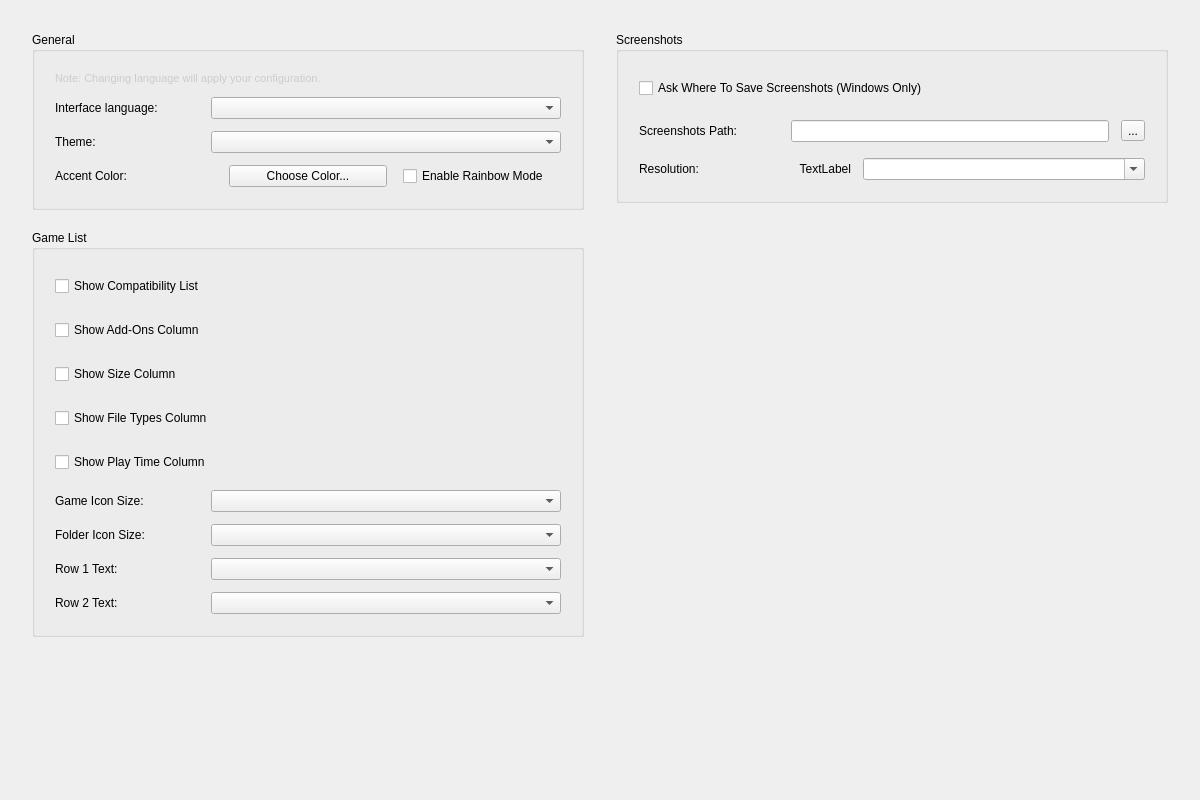
<?xml version="1.0" encoding="UTF-8"?>
<ui version="4.0">
    <class>ConfigureUi</class>
    <widget class="QWidget" name="ConfigureUi">
        <property name="geometry">
            <rect>
                <x>0</x>
                <y>0</y>
                <width>1200</width>
                <height>800</height>
            </rect>
        </property>
        <property name="minimumSize">
            <size>
                <width>1000</width>
                <height>600</height>
            </size>
        </property>
        <property name="windowTitle">
            <string>Form</string>
        </property>
        <property name="accessibleName">
            <string>UI</string>
        </property>
        <property name="styleSheet">
            <string>/* This stylesheet is a template. Placeholders like %%ACCENT_COLOR%% are replaced in C++. */</string>
        </property>
        <layout class="QHBoxLayout" name="mainHorizontalLayout">
            <property name="spacing">
                <number>32</number>
            </property>
            <property name="leftMargin">
                <number>32</number>
            </property>
            <property name="topMargin">
                <number>32</number>
            </property>
            <property name="rightMargin">
                <number>32</number>
            </property>
            <property name="bottomMargin">
                <number>32</number>
            </property>
            <item>
                <layout class="QVBoxLayout" name="leftColumnLayout">
                    <property name="spacing">
                        <number>20</number>
                    </property>
                    <item>
                        <widget class="QGroupBox" name="general_groupBox">
                            <property name="title">
                                <string>General</string>
                            </property>
                            <property name="minimumSize">
                                <size>
                                    <width>500</width>
                                    <height>0</height>
                                </size>
                            </property>
                            <layout class="QVBoxLayout" name="generalVerticalLayout">
                                <property name="spacing">
                                    <number>12</number>
                                </property>
                                <property name="leftMargin">
                                    <number>20</number>
                                </property>
                                <property name="topMargin">
                                    <number>20</number>
                                </property>
                                <property name="rightMargin">
                                    <number>20</number>
                                </property>
                                <property name="bottomMargin">
                                    <number>20</number>
                                </property>
                                <item>
                                    <widget class="QLabel" name="label_change_language_info">
                                        <property name="text">
                                            <string>Note: Changing language will apply your configuration.</string>
                                        </property>
                                        <property name="wordWrap">
                                            <bool>true</bool>
                                        </property>
                                        <property name="styleSheet">
                                            <string>color: #cccccc; font-size: 11px;</string>
                                        </property>
                                    </widget>
                                </item>
                                <item>
                                    <layout class="QHBoxLayout" name="languageLayout">
                                        <property name="spacing">
                                            <number>16</number>
                                        </property>
                                        <item>
                                            <widget class="QLabel" name="language_label">
                                                <property name="text">
                                                    <string>Interface language:</string>
                                                </property>
                                                <property name="minimumSize">
                                                    <size>
                                                        <width>140</width>
                                                        <height>0</height>
                                                    </size>
                                                </property>
                                            </widget>
                                        </item>
                                        <item>
                                            <widget class="QComboBox" name="language_combobox">
                                                <property name="sizePolicy">
                                                    <sizepolicy hsizetype="Expanding" vsizetype="Fixed">
                                                        <horstretch>0</horstretch>
                                                        <verstretch>0</verstretch>
                                                    </sizepolicy>
                                                </property>
                                            </widget>
                                        </item>
                                    </layout>
                                </item>
                                <item>
                                    <layout class="QHBoxLayout" name="themeLayout">
                                        <property name="spacing">
                                            <number>16</number>
                                        </property>
                                        <item>
                                            <widget class="QLabel" name="theme_label">
                                                <property name="text">
                                                    <string>Theme:</string>
                                                </property>
                                                <property name="minimumSize">
                                                    <size>
                                                        <width>140</width>
                                                        <height>0</height>
                                                    </size>
                                                </property>
                                            </widget>
                                        </item>
                                        <item>
                                            <widget class="QComboBox" name="theme_combobox">
                                                <property name="sizePolicy">
                                                    <sizepolicy hsizetype="Expanding" vsizetype="Fixed">
                                                        <horstretch>0</horstretch>
                                                        <verstretch>0</verstretch>
                                                    </sizepolicy>
                                                </property>
                                            </widget>
                                        </item>
                                    </layout>
                                </item>
                                <item>
                                    <layout class="QHBoxLayout" name="accentColorLayout">
                                        <property name="spacing">
                                            <number>16</number>
                                        </property>
                                        <item>
                                            <widget class="QLabel" name="accentColorLabel">
                                                <property name="text">
                                                    <string>Accent Color:</string>
                                                </property>
                                                <property name="minimumSize">
                                                    <size>
                                                        <width>140</width>
                                                        <height>0</height>
                                                    </size>
                                                </property>
                                            </widget>
                                        </item>
                                        <item>
                                            <widget class="QPushButton" name="accentColorButton">
                                                <property name="text">
                                                    <string>Choose Color...</string>
                                                </property>
                                            </widget>
                                        </item>
                                        <item>
                                            <widget class="QCheckBox" name="rainbowModeCheckBox">
                                                <property name="text">
                                                    <string>Enable Rainbow Mode</string>
                                                </property>
                                            </widget>
                                        </item>
                                    </layout>
                                </item>
                            </layout>
                        </widget>
                    </item>
                    <item>
                        <widget class="QGroupBox" name="GameListGroupBox">
                            <property name="title">
                                <string>Game List</string>
                            </property>
                            <property name="minimumSize">
                                <size>
                                    <width>500</width>
                                    <height>0</height>
                                </size>
                            </property>
                            <layout class="QVBoxLayout" name="gameListVerticalLayout">
                                <property name="spacing">
                                    <number>12</number>
                                </property>
                                <property name="leftMargin">
                                    <number>20</number>
                                </property>
                                <property name="topMargin">
                                    <number>20</number>
                                </property>
                                <property name="rightMargin">
                                    <number>20</number>
                                </property>
                                <property name="bottomMargin">
                                    <number>20</number>
                                </property>
                                <item>
                                    <widget class="QCheckBox" name="show_compat">
                                        <property name="text">
                                            <string>Show Compatibility List</string>
                                        </property>
                                        <property name="minimumSize">
                                            <size>
                                                <width>0</width>
                                                <height>32</height>
                                            </size>
                                        </property>
                                    </widget>
                                </item>
                                <item>
                                    <widget class="QCheckBox" name="show_add_ons">
                                        <property name="text">
                                            <string>Show Add-Ons Column</string>
                                        </property>
                                        <property name="minimumSize">
                                            <size>
                                                <width>0</width>
                                                <height>32</height>
                                            </size>
                                        </property>
                                    </widget>
                                </item>
                                <item>
                                    <widget class="QCheckBox" name="show_size">
                                        <property name="text">
                                            <string>Show Size Column</string>
                                        </property>
                                        <property name="minimumSize">
                                            <size>
                                                <width>0</width>
                                                <height>32</height>
                                            </size>
                                        </property>
                                    </widget>
                                </item>
                                <item>
                                    <widget class="QCheckBox" name="show_types">
                                        <property name="text">
                                            <string>Show File Types Column</string>
                                        </property>
                                        <property name="minimumSize">
                                            <size>
                                                <width>0</width>
                                                <height>32</height>
                                            </size>
                                        </property>
                                    </widget>
                                </item>
                                <item>
                                    <widget class="QCheckBox" name="show_play_time">
                                        <property name="text">
                                            <string>Show Play Time Column</string>
                                        </property>
                                        <property name="minimumSize">
                                            <size>
                                                <width>0</width>
                                                <height>32</height>
                                            </size>
                                        </property>
                                    </widget>
                                </item>
                                <item>
                                    <layout class="QHBoxLayout" name="game_icon_size_layout">
                                        <property name="spacing">
                                            <number>16</number>
                                        </property>
                                        <item>
                                            <widget class="QLabel" name="game_icon_size_label">
                                                <property name="text">
                                                    <string>Game Icon Size:</string>
                                                </property>
                                                <property name="minimumSize">
                                                    <size>
                                                        <width>140</width>
                                                        <height>0</height>
                                                    </size>
                                                </property>
                                            </widget>
                                        </item>
                                        <item>
                                            <widget class="QComboBox" name="game_icon_size_combobox">
                                                <property name="sizePolicy">
                                                    <sizepolicy hsizetype="Expanding" vsizetype="Fixed">
                                                        <horstretch>0</horstretch>
                                                        <verstretch>0</verstretch>
                                                    </sizepolicy>
                                                </property>
                                            </widget>
                                        </item>
                                    </layout>
                                </item>
                                <item>
                                    <layout class="QHBoxLayout" name="folder_icon_size_layout">
                                        <property name="spacing">
                                            <number>16</number>
                                        </property>
                                        <item>
                                            <widget class="QLabel" name="folder_icon_size_label">
                                                <property name="text">
                                                    <string>Folder Icon Size:</string>
                                                </property>
                                                <property name="minimumSize">
                                                    <size>
                                                        <width>140</width>
                                                        <height>0</height>
                                                    </size>
                                                </property>
                                            </widget>
                                        </item>
                                        <item>
                                            <widget class="QComboBox" name="folder_icon_size_combobox">
                                                <property name="sizePolicy">
                                                    <sizepolicy hsizetype="Expanding" vsizetype="Fixed">
                                                        <horstretch>0</horstretch>
                                                        <verstretch>0</verstretch>
                                                    </sizepolicy>
                                                </property>
                                            </widget>
                                        </item>
                                    </layout>
                                </item>
                                <item>
                                    <layout class="QHBoxLayout" name="row_1_layout">
                                        <property name="spacing">
                                            <number>16</number>
                                        </property>
                                        <item>
                                            <widget class="QLabel" name="row_1_label">
                                                <property name="text">
                                                    <string>Row 1 Text:</string>
                                                </property>
                                                <property name="minimumSize">
                                                    <size>
                                                        <width>140</width>
                                                        <height>0</height>
                                                    </size>
                                                </property>
                                            </widget>
                                        </item>
                                        <item>
                                            <widget class="QComboBox" name="row_1_text_combobox">
                                                <property name="sizePolicy">
                                                    <sizepolicy hsizetype="Expanding" vsizetype="Fixed">
                                                        <horstretch>0</horstretch>
                                                        <verstretch>0</verstretch>
                                                    </sizepolicy>
                                                </property>
                                            </widget>
                                        </item>
                                    </layout>
                                </item>
                                <item>
                                    <layout class="QHBoxLayout" name="row_2_layout">
                                        <property name="spacing">
                                            <number>16</number>
                                        </property>
                                        <item>
                                            <widget class="QLabel" name="row_2_label">
                                                <property name="text">
                                                    <string>Row 2 Text:</string>
                                                </property>
                                                <property name="minimumSize">
                                                    <size>
                                                        <width>140</width>
                                                        <height>0</height>
                                                    </size>
                                                </property>
                                            </widget>
                                        </item>
                                        <item>
                                            <widget class="QComboBox" name="row_2_text_combobox">
                                                <property name="sizePolicy">
                                                    <sizepolicy hsizetype="Expanding" vsizetype="Fixed">
                                                        <horstretch>0</horstretch>
                                                        <verstretch>0</verstretch>
                                                    </sizepolicy>
                                                </property>
                                            </widget>
                                        </item>
                                    </layout>
                                </item>
                            </layout>
                        </widget>
                    </item>
                    <item>
                        <spacer name="leftVerticalSpacer">
                            <property name="orientation">
                                <enum>Qt::Vertical</enum>
                            </property>
                            <property name="sizeHint" stdset="0">
                                <size>
                                    <width>20</width>
                                    <height>40</height>
                                </size>
                            </property>
                        </spacer>
                    </item>
                </layout>
            </item>
            <item>
                <layout class="QVBoxLayout" name="rightColumnLayout">
                    <property name="spacing">
                        <number>20</number>
                    </property>
                    <item>
                        <widget class="QGroupBox" name="screenshots_GroupBox">
                            <property name="title">
                                <string>Screenshots</string>
                            </property>
                            <property name="minimumSize">
                                <size>
                                    <width>500</width>
                                    <height>0</height>
                                </size>
                            </property>
                            <layout class="QVBoxLayout" name="screenshotsVerticalLayout">
                                <property name="spacing">
                                    <number>16</number>
                                </property>
                                <property name="leftMargin">
                                    <number>20</number>
                                </property>
                                <property name="topMargin">
                                    <number>20</number>
                                </property>
                                <property name="rightMargin">
                                    <number>20</number>
                                </property>
                                <property name="bottomMargin">
                                    <number>20</number>
                                </property>
                                <item>
                                    <widget class="QCheckBox" name="enable_screenshot_save_as">
                                        <property name="text">
                                            <string>Ask Where To Save Screenshots (Windows Only)</string>
                                        </property>
                                        <property name="minimumSize">
                                            <size>
                                                <width>0</width>
                                                <height>32</height>
                                            </size>
                                        </property>
                                    </widget>
                                </item>
                                <item>
                                    <layout class="QHBoxLayout" name="screenshotPathLayout">
                                        <property name="spacing">
                                            <number>12</number>
                                        </property>
                                        <item>
                                            <widget class="QLabel" name="screenshot_path_label">
                                                <property name="text">
                                                    <string>Screenshots Path:</string>
                                                </property>
                                                <property name="minimumSize">
                                                    <size>
                                                        <width>140</width>
                                                        <height>0</height>
                                                    </size>
                                                </property>
                                            </widget>
                                        </item>
                                        <item>
                                            <widget class="QLineEdit" name="screenshot_path_edit">
                                                <property name="sizePolicy">
                                                    <sizepolicy hsizetype="Expanding" vsizetype="Fixed">
                                                        <horstretch>0</horstretch>
                                                        <verstretch>0</verstretch>
                                                    </sizepolicy>
                                                </property>
                                            </widget>
                                        </item>
                                        <item>
                                            <widget class="QToolButton" name="screenshot_path_button">
                                                <property name="text">
                                                    <string>...</string>
                                                </property>
                                            </widget>
                                        </item>
                                    </layout>
                                </item>
                                <item>
                                    <layout class="QHBoxLayout" name="resolutionLayout">
                                        <property name="spacing">
                                            <number>12</number>
                                        </property>
                                        <item>
                                            <widget class="QLabel" name="resolution_label">
                                                <property name="text">
                                                    <string>Resolution:</string>
                                                </property>
                                                <property name="minimumSize">
                                                    <size>
                                                        <width>80</width>
                                                        <height>0</height>
                                                    </size>
                                                </property>
                                            </widget>
                                        </item>
                                        <item>
                                            <widget class="QLabel" name="screenshot_width">
                                                <property name="text">
                                                    <string>TextLabel</string>
                                                </property>
                                                <property name="alignment">
                                                    <set>Qt::AlignRight|Qt::AlignTrailing|Qt::AlignVCenter</set>
                                                </property>
                                                <property name="minimumSize">
                                                    <size>
                                                        <width>120</width>
                                                        <height>0</height>
                                                    </size>
                                                </property>
                                            </widget>
                                        </item>
                                        <item>
                                            <widget class="QComboBox" name="screenshot_height">
                                                <property name="editable">
                                                    <bool>true</bool>
                                                </property>
                                                <property name="sizePolicy">
                                                    <sizepolicy hsizetype="Expanding" vsizetype="Fixed">
                                                        <horstretch>0</horstretch>
                                                        <verstretch>0</verstretch>
                                                    </sizepolicy>
                                                </property>
                                            </widget>
                                        </item>
                                    </layout>
                                </item>
                            </layout>
                        </widget>
                    </item>
                    <item>
                        <spacer name="rightVerticalSpacer">
                            <property name="orientation">
                                <enum>Qt::Vertical</enum>
                            </property>
                            <property name="sizeHint" stdset="0">
                                <size>
                                    <width>20</width>
                                    <height>40</height>
                                </size>
                            </property>
                        </spacer>
                    </item>
                </layout>
            </item>
        </layout>
    </widget>
    <resources/>
    <connections/>
</ui>
